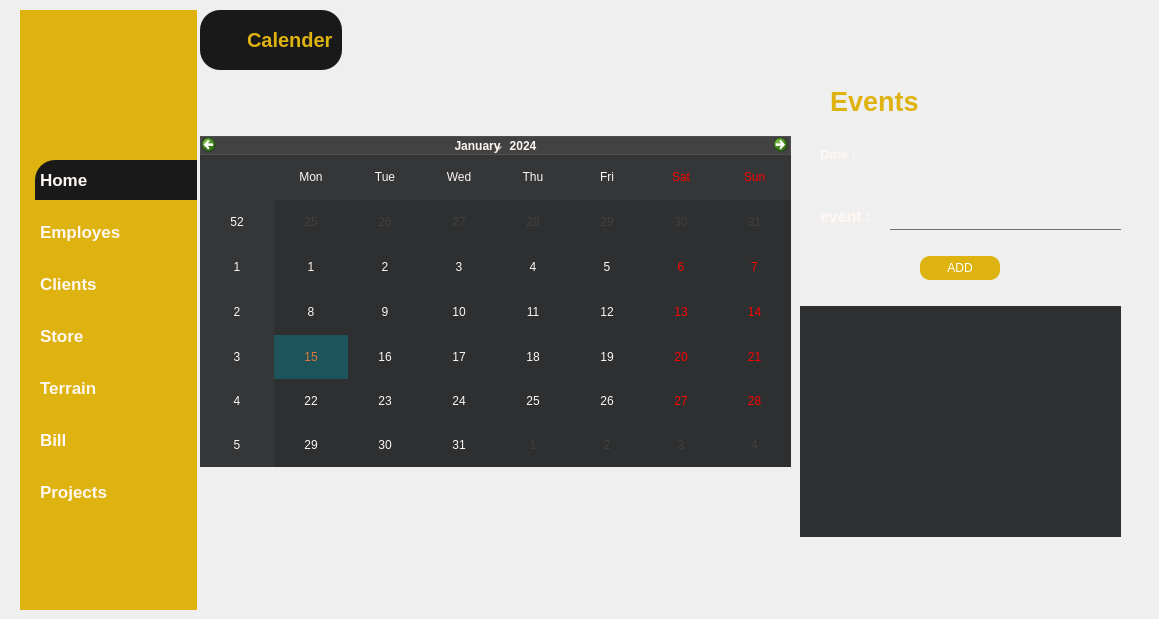
   <widget class="QWidget" name="page_6">
    <property name="styleSheet">
     <string notr="true">#page_6{
background-color: #191919;
}
*{
color : #fff7f2;
border : none;
}

#leftMenu_5{
background-color: #deb30f;
}
QLineEdit{
background : transparent;
}

#appHeader_7,#label_13{
color : #deb30f;
}
#card1_5, #card2_5,#card3_5, #card4_5{
background-color : #191919; 
border-radius : 20px;
}
#pushButton_46,#pushButton_10,#pushButton_19{
background-color : #deb30f;
color : #fff;
border-radius : 10px;
}
#widget_24,#widget_25{
background-color :  #191919; 
border-radius : 20px;
}
#pushButton_53{
background-color :  #191919; 
padding : 10px 5px;
text-align : left;
border-top-left-radius : 20px;
}
#pushButton_54,#pushButton_55,#pushButton_56,#pushButton_57,#pushButton_58,#pushButton_59{
padding : 10px 5px;
text-align : left;
}
QLineEdit{
background : transparent;
border : none;
color: #717072;
border-bottom : 1px solid #717072;
}
QListWidget::item {
    color:#191919; 
    background-color:transparent;
}
</string>
    </property>
    <widget class="QWidget" name="leftMenu_5" native="true">
     <property name="geometry">
      <rect>
       <x>20</x>
       <y>10</y>
       <width>177</width>
       <height>600</height>
      </rect>
     </property>
     <property name="minimumSize">
      <size>
       <width>177</width>
       <height>600</height>
      </size>
     </property>
     <property name="maximumSize">
      <size>
       <width>177</width>
       <height>600</height>
      </size>
     </property>
     <property name="styleSheet">
      <string notr="true"/>
     </property>
     <layout class="QVBoxLayout" name="verticalLayout_49">
      <property name="spacing">
       <number>0</number>
      </property>
      <property name="leftMargin">
       <number>0</number>
      </property>
      <property name="topMargin">
       <number>0</number>
      </property>
      <property name="rightMargin">
       <number>0</number>
      </property>
      <property name="bottomMargin">
       <number>0</number>
      </property>
      <item>
       <widget class="QFrame" name="frame_59">
        <property name="frameShape">
         <enum>QFrame::StyledPanel</enum>
        </property>
        <property name="frameShadow">
         <enum>QFrame::Raised</enum>
        </property>
        <layout class="QVBoxLayout" name="verticalLayout_50">
         <property name="spacing">
          <number>0</number>
         </property>
         <property name="leftMargin">
          <number>0</number>
         </property>
         <property name="topMargin">
          <number>0</number>
         </property>
         <property name="rightMargin">
          <number>0</number>
         </property>
         <property name="bottomMargin">
          <number>0</number>
         </property>
         <item>
          <widget class="QFrame" name="frame_60">
           <property name="minimumSize">
            <size>
             <width>150</width>
             <height>150</height>
            </size>
           </property>
           <property name="maximumSize">
            <size>
             <width>200</width>
             <height>150</height>
            </size>
           </property>
           <property name="frameShape">
            <enum>QFrame::StyledPanel</enum>
           </property>
           <property name="frameShadow">
            <enum>QFrame::Raised</enum>
           </property>
           <widget class="QLabel" name="label_151">
            <property name="geometry">
             <rect>
              <x>-20</x>
              <y>-40</y>
              <width>230</width>
              <height>230</height>
             </rect>
            </property>
            <property name="minimumSize">
             <size>
              <width>230</width>
              <height>230</height>
             </size>
            </property>
            <property name="maximumSize">
             <size>
              <width>230</width>
              <height>230</height>
             </size>
            </property>
            <property name="text">
             <string/>
            </property>
            <property name="pixmap">
             <pixmap>../logo.png</pixmap>
            </property>
            <property name="scaledContents">
             <bool>true</bool>
            </property>
           </widget>
          </widget>
         </item>
         <item alignment="Qt::AlignTop">
          <widget class="QFrame" name="frame_61">
           <property name="frameShape">
            <enum>QFrame::StyledPanel</enum>
           </property>
           <property name="frameShadow">
            <enum>QFrame::Raised</enum>
           </property>
           <layout class="QVBoxLayout" name="verticalLayout_51">
            <property name="spacing">
             <number>12</number>
            </property>
            <property name="leftMargin">
             <number>15</number>
            </property>
            <property name="topMargin">
             <number>0</number>
            </property>
            <property name="rightMargin">
             <number>0</number>
            </property>
            <property name="bottomMargin">
             <number>0</number>
            </property>
            <item>
             <widget class="QPushButton" name="pushButton_53">
              <property name="font">
               <font>
                <pointsize>13</pointsize>
                <bold>true</bold>
               </font>
              </property>
              <property name="text">
               <string>Home</string>
              </property>
              <property name="icon">
               <iconset resource="resources.qrc">
                <normaloff>:/whiteIcons/assets/icons/white/home.svg</normaloff>:/whiteIcons/assets/icons/white/home.svg</iconset>
              </property>
              <property name="iconSize">
               <size>
                <width>24</width>
                <height>24</height>
               </size>
              </property>
             </widget>
            </item>
            <item>
             <widget class="QPushButton" name="pushButton_54">
              <property name="font">
               <font>
                <pointsize>13</pointsize>
                <bold>true</bold>
               </font>
              </property>
              <property name="text">
               <string>Employes</string>
              </property>
              <property name="iconSize">
               <size>
                <width>24</width>
                <height>24</height>
               </size>
              </property>
             </widget>
            </item>
            <item>
             <widget class="QPushButton" name="pushButton_55">
              <property name="font">
               <font>
                <pointsize>13</pointsize>
                <bold>true</bold>
               </font>
              </property>
              <property name="text">
               <string>Clients</string>
              </property>
              <property name="iconSize">
               <size>
                <width>24</width>
                <height>24</height>
               </size>
              </property>
             </widget>
            </item>
            <item>
             <widget class="QPushButton" name="pushButton_56">
              <property name="font">
               <font>
                <pointsize>13</pointsize>
                <bold>true</bold>
               </font>
              </property>
              <property name="text">
               <string>Store</string>
              </property>
              <property name="iconSize">
               <size>
                <width>24</width>
                <height>24</height>
               </size>
              </property>
             </widget>
            </item>
            <item>
             <widget class="QPushButton" name="pushButton_57">
              <property name="font">
               <font>
                <pointsize>13</pointsize>
                <bold>true</bold>
               </font>
              </property>
              <property name="text">
               <string>Terrain</string>
              </property>
             </widget>
            </item>
            <item>
             <widget class="QPushButton" name="pushButton_58">
              <property name="font">
               <font>
                <pointsize>13</pointsize>
                <bold>true</bold>
               </font>
              </property>
              <property name="text">
               <string>Bill</string>
              </property>
             </widget>
            </item>
            <item>
             <widget class="QPushButton" name="pushButton_59">
              <property name="font">
               <font>
                <pointsize>13</pointsize>
                <bold>true</bold>
               </font>
              </property>
              <property name="text">
               <string>Projects</string>
              </property>
              <property name="iconSize">
               <size>
                <width>24</width>
                <height>24</height>
               </size>
              </property>
             </widget>
            </item>
           </layout>
          </widget>
         </item>
        </layout>
       </widget>
      </item>
     </layout>
    </widget>
    <widget class="QWidget" name="MainBody_5" native="true">
     <property name="geometry">
      <rect>
       <x>200</x>
       <y>10</y>
       <width>950</width>
       <height>550</height>
      </rect>
     </property>
     <property name="minimumSize">
      <size>
       <width>950</width>
       <height>550</height>
      </size>
     </property>
     <property name="maximumSize">
      <size>
       <width>950</width>
       <height>400</height>
      </size>
     </property>
     <property name="sizeIncrement">
      <size>
       <width>0</width>
       <height>0</height>
      </size>
     </property>
     <layout class="QVBoxLayout" name="verticalLayout_52">
      <item>
       <widget class="QWidget" name="headerFrame_7" native="true">
        <property name="minimumSize">
         <size>
          <width>0</width>
          <height>60</height>
         </size>
        </property>
        <property name="maximumSize">
         <size>
          <width>16777215</width>
          <height>60</height>
         </size>
        </property>
        <layout class="QHBoxLayout" name="horizontalLayout_9">
         <property name="spacing">
          <number>0</number>
         </property>
         <property name="leftMargin">
          <number>0</number>
         </property>
         <property name="topMargin">
          <number>0</number>
         </property>
         <property name="rightMargin">
          <number>0</number>
         </property>
         <property name="bottomMargin">
          <number>0</number>
         </property>
         <item alignment="Qt::AlignLeft">
          <widget class="QWidget" name="widget_25" native="true">
           <layout class="QHBoxLayout" name="horizontalLayout_65">
            <item>
             <widget class="QPushButton" name="menuBtn_7">
              <property name="text">
               <string/>
              </property>
              <property name="icon">
               <iconset resource="resources.qrc">
                <normaloff>:/whiteIcons/assets/icons/white/menu.svg</normaloff>:/whiteIcons/assets/icons/white/menu.svg</iconset>
              </property>
              <property name="iconSize">
               <size>
                <width>24</width>
                <height>24</height>
               </size>
              </property>
             </widget>
            </item>
            <item>
             <widget class="QLabel" name="appHeader_7">
              <property name="font">
               <font>
                <pointsize>15</pointsize>
                <bold>true</bold>
               </font>
              </property>
              <property name="text">
               <string>Calender</string>
              </property>
             </widget>
            </item>
           </layout>
          </widget>
         </item>
         <item>
          <widget class="QLabel" name="date_3">
           <property name="text">
            <string/>
           </property>
          </widget>
         </item>
         <item alignment="Qt::AlignHCenter">
          <widget class="QWidget" name="widget_27" native="true">
           <layout class="QHBoxLayout" name="horizontalLayout_67"/>
          </widget>
         </item>
         <item alignment="Qt::AlignRight">
          <widget class="QWidget" name="widget_28" native="true">
           <layout class="QHBoxLayout" name="horizontalLayout_68">
            <property name="spacing">
             <number>0</number>
            </property>
            <property name="leftMargin">
             <number>0</number>
            </property>
            <property name="topMargin">
             <number>0</number>
            </property>
            <property name="rightMargin">
             <number>0</number>
            </property>
            <property name="bottomMargin">
             <number>0</number>
            </property>
           </layout>
          </widget>
         </item>
        </layout>
       </widget>
      </item>
      <item>
       <widget class="QWidget" name="widget_3" native="true">
        <widget class="QFrame" name="horizontalFrame_2">
         <property name="geometry">
          <rect>
           <x>0</x>
           <y>-10</y>
           <width>611</width>
           <height>481</height>
          </rect>
         </property>
         <widget class="QCalendarWidget" name="calendarWidget">
          <property name="geometry">
           <rect>
            <x>0</x>
            <y>70</y>
            <width>591</width>
            <height>331</height>
           </rect>
          </property>
          <property name="autoFillBackground">
           <bool>false</bool>
          </property>
          <property name="styleSheet">
           <string notr="true">QWidget#qt_calendar_navigationbar
{
    background-color: #424242;
    border: 1px solid #4f4f4f;
}

QCalendarWidget QTableView{
background-color: #2e2f30;
}
QCalendarWidget QAbstractItemView:enabled 
{
    selection-background-color: rgba(29,84,92,255);
    selection-color: rgba(221,119,57,255);
}
 
/* days inactive */
QCalendarWidget QAbstractItemView:disabled { color: rgb(64, 64, 64); }
QCalendarWidget QWidget { alternate-background-color: rgba(53,54,55,255); }</string>
          </property>
          <property name="navigationBarVisible">
           <bool>true</bool>
          </property>
         </widget>
        </widget>
        <widget class="QLabel" name="label_13">
         <property name="geometry">
          <rect>
           <x>630</x>
           <y>10</y>
           <width>91</width>
           <height>31</height>
          </rect>
         </property>
         <property name="font">
          <font>
           <pointsize>20</pointsize>
           <bold>true</bold>
          </font>
         </property>
         <property name="text">
          <string>Events </string>
         </property>
        </widget>
        <widget class="QLabel" name="label_14">
         <property name="geometry">
          <rect>
           <x>620</x>
           <y>70</y>
           <width>49</width>
           <height>16</height>
          </rect>
         </property>
         <property name="font">
          <font>
           <pointsize>10</pointsize>
           <bold>true</bold>
          </font>
         </property>
         <property name="text">
          <string>Date : </string>
         </property>
        </widget>
        <widget class="QLabel" name="label_15">
         <property name="geometry">
          <rect>
           <x>620</x>
           <y>130</y>
           <width>61</width>
           <height>21</height>
          </rect>
         </property>
         <property name="font">
          <font>
           <pointsize>12</pointsize>
           <bold>true</bold>
          </font>
         </property>
         <property name="text">
          <string>event : </string>
         </property>
        </widget>
        <widget class="QLineEdit" name="lineEdit_14">
         <property name="geometry">
          <rect>
           <x>690</x>
           <y>130</y>
           <width>231</width>
           <height>24</height>
          </rect>
         </property>
        </widget>
        <widget class="QLabel" name="label_21">
         <property name="geometry">
          <rect>
           <x>710</x>
           <y>70</y>
           <width>141</width>
           <height>20</height>
          </rect>
         </property>
         <property name="text">
          <string/>
         </property>
        </widget>
        <widget class="QListView" name="listView">
         <property name="geometry">
          <rect>
           <x>600</x>
           <y>230</y>
           <width>321</width>
           <height>231</height>
          </rect>
         </property>
         <property name="styleSheet">
          <string notr="true">QListView {

    background: #2e2f30;
    color: #252424;
    outline: 0;
}
QListView::item {
    color: #fff7f2; 
    

	font-family: Arial;
}
</string>
         </property>
        </widget>
        <widget class="QPushButton" name="pushButton_19">
         <property name="geometry">
          <rect>
           <x>720</x>
           <y>180</y>
           <width>80</width>
           <height>24</height>
          </rect>
         </property>
         <property name="text">
          <string>ADD</string>
         </property>
        </widget>
       </widget>
      </item>
     </layout>
    </widget>
   </widget>
